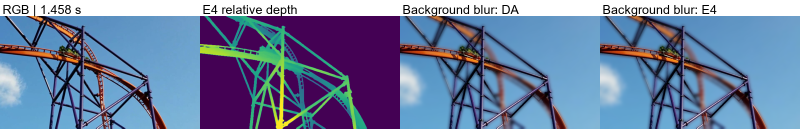
#> input picture report/paper/images/application.png, 1600 x 257 px (shown at 1/2 size)
$ python -i rgb_depth_edges.py   (imports and definitions only)   (older library calls are emulated)
#> lines starting #> are read from the running program, lines starting #| are printed output that depends on the picture
"""RGB/GT boundary association, independent of any learned depth prediction."""

import cv2
import numpy as np
from scipy.ndimage import binary_erosion

from p3_depth.temporal.fusion import log_edge_strength


# [7 lines left out: function evaluation_domain, not called in this run]


def rgb_gradients(rgb):
    """Both detectors share uint8 grayscale, Gaussian smoothing and Sobel aperture."""
    gray = cv2.cvtColor(rgb, cv2.COLOR_RGB2GRAY)
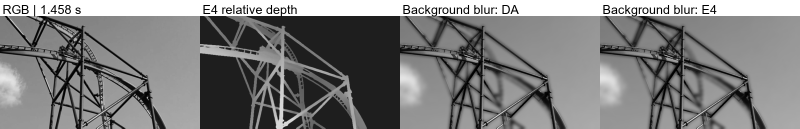
#> gray: shape (257, 1600) (shown at 1/2 size); min 0, max 255, mean 124.4
    smooth = cv2.GaussianBlur(gray, (5, 5), 1., borderType=cv2.BORDER_REFLECT_101)
    dx = cv2.Sobel(smooth, cv2.CV_32F, 1, 0, ksize=3)
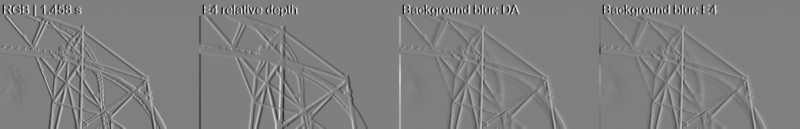
#> dx: shape (257, 1600) float32 (shown at 1/2 size); min -645, max 643, mean 0; drawn with min black and max white
    dy = cv2.Sobel(smooth, cv2.CV_32F, 0, 1, ksize=3)
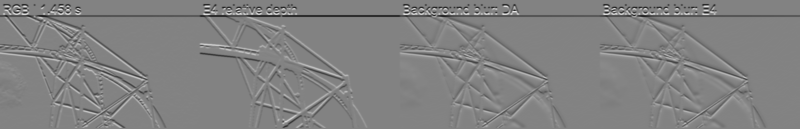
#> dy: shape (257, 1600) float32 (shown at 1/2 size); min -654, max 622, mean -4.3; drawn with min black and max white
    return smooth, np.hypot(dx, dy)


def canny_mask(gray, threshold, domain):
    return (cv2.Canny(gray, .4 * threshold, threshold, apertureSize=3, L2gradient=True) > 0) & domain


def gt_edge_masks(gt, region, domain, jumps=(.05, .1, .2)):
    strength = log_edge_strength(gt, region)
    return {jump: (strength > np.log1p(jump)) & domain for jump in jumps}


def disk(radius):
    yy, xx = np.mgrid[-radius:radius+1, -radius:radius+1]
    return ((yy**2 + xx**2) <= radius**2).astype(np.uint8)


def near_edges(edges, radius):
    return cv2.dilate(edges.astype(np.uint8), disk(radius)).astype(bool)


# [59 lines left out: functions top_count_mask, random_recall, score_association, not called in this run]

>>> import cv2
>>> picture = cv2.cvtColor(cv2.imread('../../../report/paper/images/application.png'), cv2.COLOR_BGR2RGB)
>>> result = rgb_gradients(picture)

$ run again, on report/paper/images/difficult_cases.png
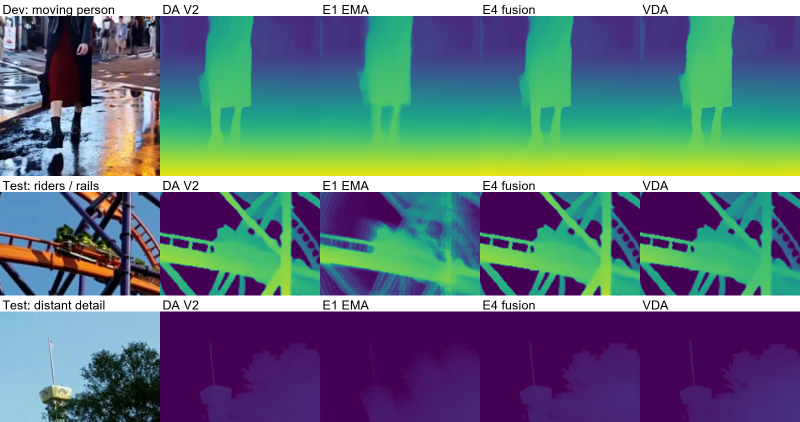
#> input picture report/paper/images/difficult_cases.png, 1600 x 844 px (shown at 1/2 size)
#> in rgb_gradients, `gray = cv2.cvtColor(rgb, cv2.COLOR_RGB2GRAY)`:
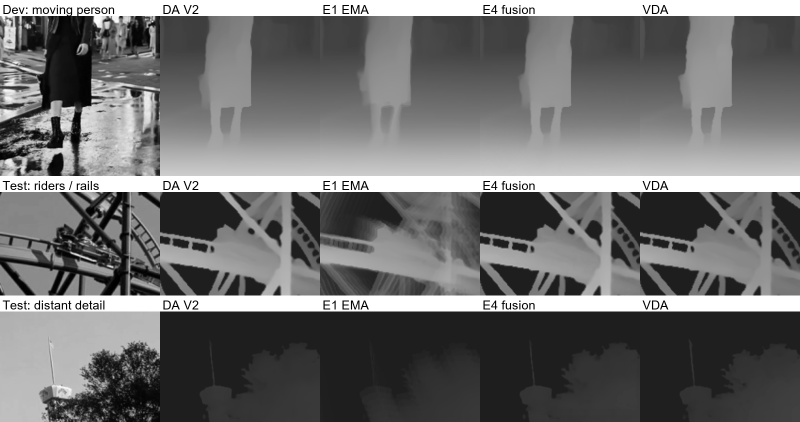
#> gray: shape (844, 1600) (shown at 1/2 size); min 0, max 255, mean 111
#> in rgb_gradients, `dy = cv2.Sobel(smooth, cv2.CV_32F, 0, 1, ksize=3)`:
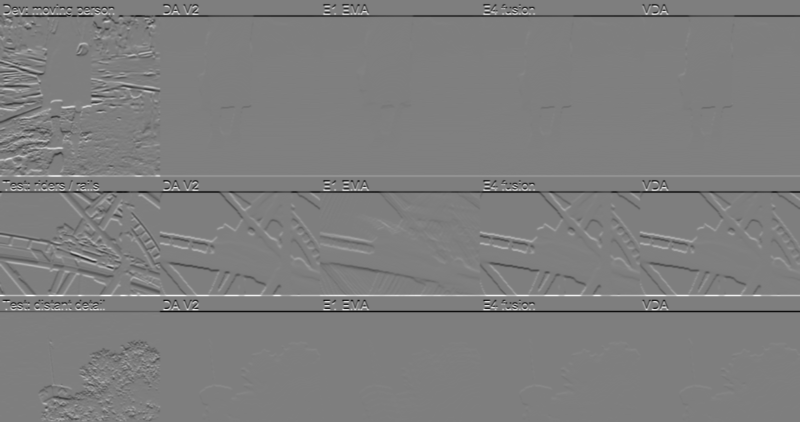
#> dy: shape (844, 1600) float32 (shown at 1/2 size); min -652, max 660, mean -1.9; drawn with min black and max white

$ run again, on report/paper/images/nyu_course.png
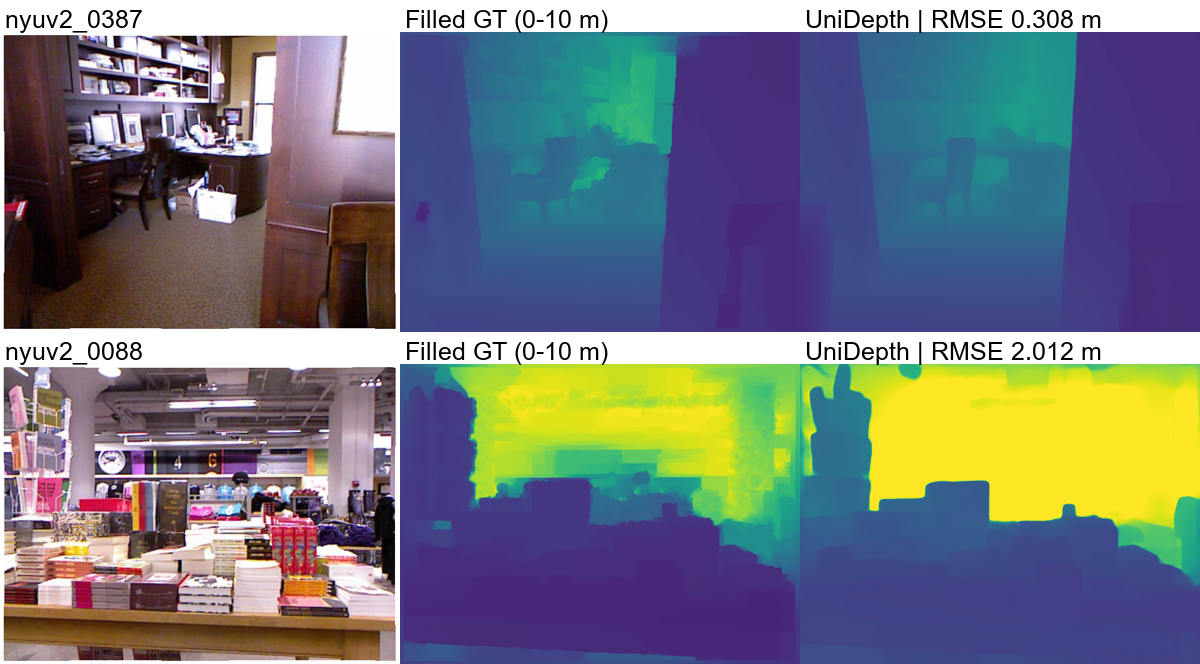
#> input picture report/paper/images/nyu_course.png, 1200 x 664 px
#> in rgb_gradients, `gray = cv2.cvtColor(rgb, cv2.COLOR_RGB2GRAY)`:
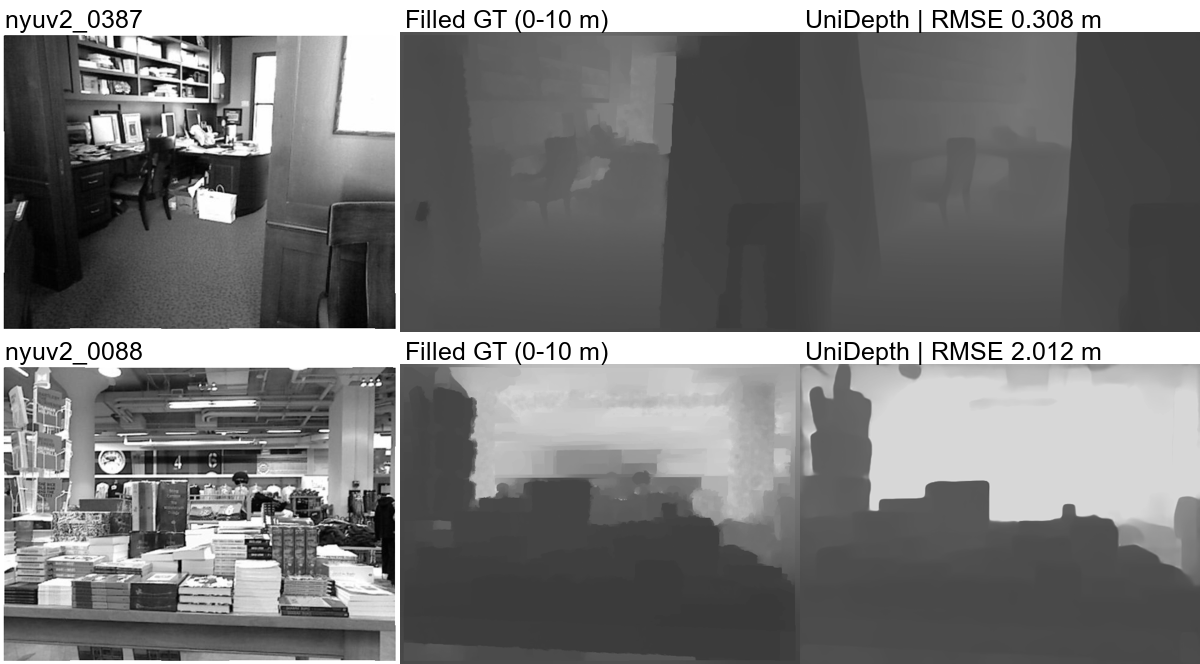
#> gray: shape (664, 1200); min 0, max 255, mean 119
#> in rgb_gradients, `dy = cv2.Sobel(smooth, cv2.CV_32F, 0, 1, ksize=3)`:
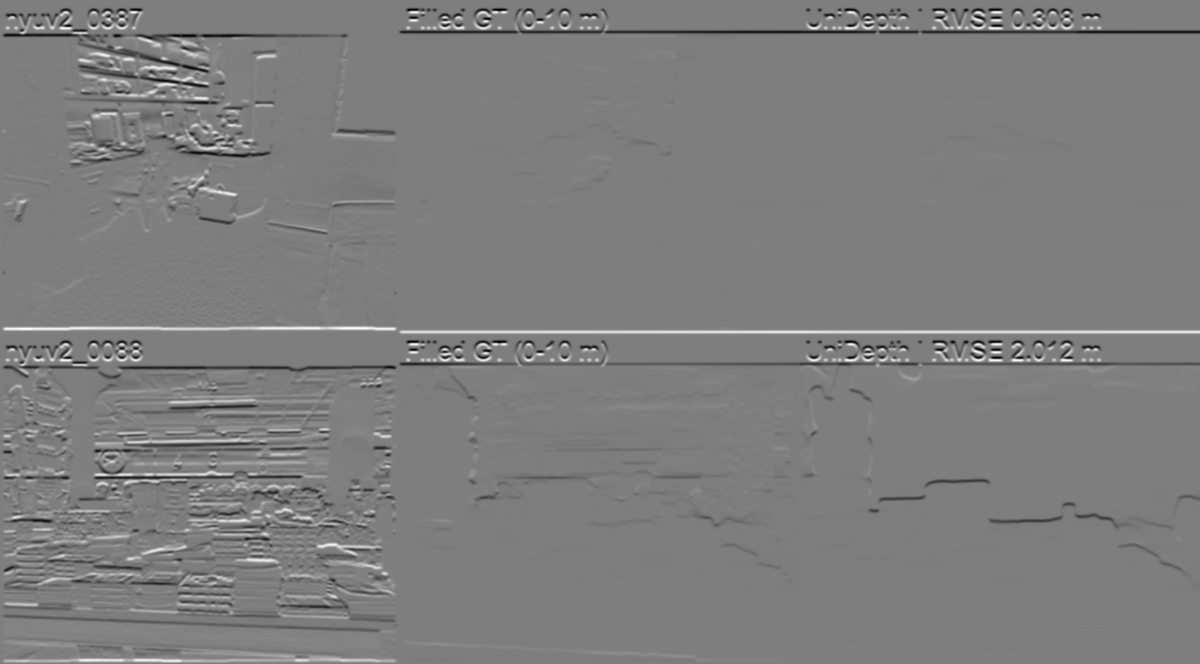
#> dy: shape (664, 1200) float32; min -642, max 652, mean -1.4; drawn with min black and max white
